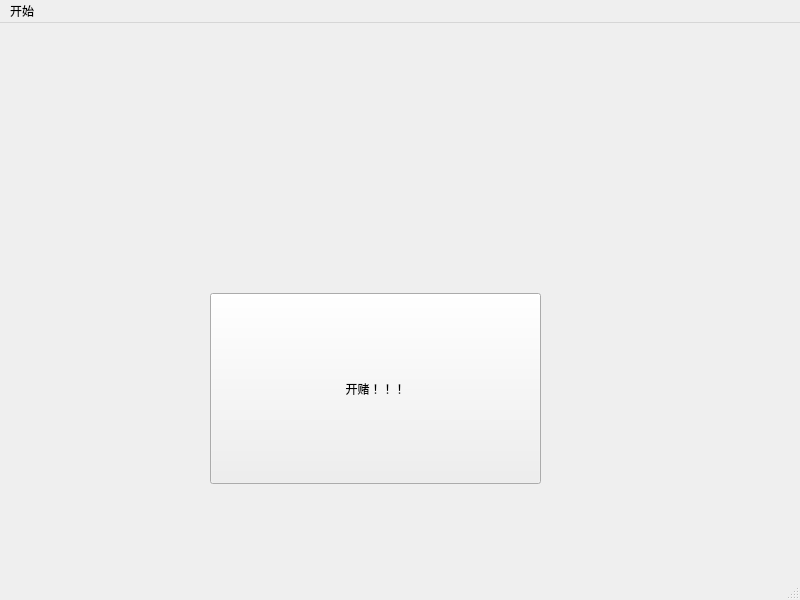
<?xml version="1.0" encoding="UTF-8"?>
<ui version="4.0">
 <class>texasui</class>
 <widget class="QMainWindow" name="texasui">
  <property name="geometry">
   <rect>
    <x>0</x>
    <y>0</y>
    <width>800</width>
    <height>600</height>
   </rect>
  </property>
  <property name="windowTitle">
   <string>MainWindow</string>
  </property>
  <widget class="QWidget" name="centralwidget">
   <widget class="QPushButton" name="game_start">
    <property name="geometry">
     <rect>
      <x>210</x>
      <y>270</y>
      <width>331</width>
      <height>191</height>
     </rect>
    </property>
    <property name="text">
     <string>开赌！！！</string>
    </property>
   </widget>
  </widget>
  <widget class="QMenuBar" name="menubar">
   <property name="geometry">
    <rect>
     <x>0</x>
     <y>0</y>
     <width>800</width>
     <height>26</height>
    </rect>
   </property>
   <widget class="QMenu" name="menu">
    <property name="title">
     <string>开始</string>
    </property>
    <addaction name="actionexit"/>
   </widget>
   <addaction name="menu"/>
  </widget>
  <widget class="QStatusBar" name="statusbar"/>
  <action name="actionexit">
   <property name="text">
    <string>exit</string>
   </property>
  </action>
 </widget>
 <resources/>
 <connections/>
</ui>
